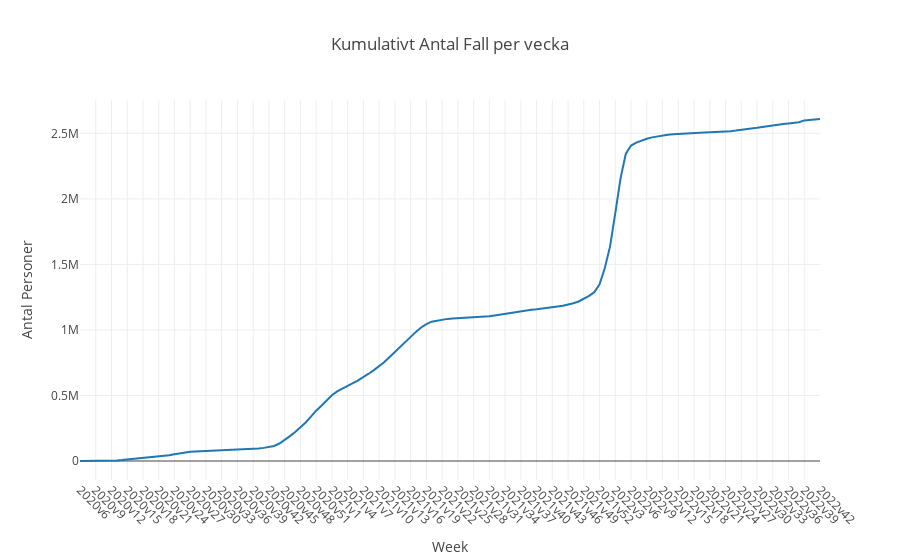

The cell this chart's notebook holds for it:
### Markdown cell above
f) plotly

### Code cell
fig = px.line(df, x = "Week", y = "Cumulative amount of cases", title = "Kumulativt Antal Fall per vecka")
fig.update_layout(yaxis_title = "Antal Personer")
fig.update_xaxes(tickangle=45)
fig.show()
#TODO SAVE FILE

### Figure 1 — Plotly figure (JSON) as saved in the notebook; plotly's stock layout.template omitted (floating-point values rounded to 4 significant figures; data arrays with more than 128 entries replaced by an {"elided": "..."} marker saying what was removed)
{"data": [{"hovertemplate": "Week=%{x}<br>Cumulative amount of cases=%{y}<extra></extra>", "legendgroup": "", "line": {"color": "#1F77B4", "dash": "solid"}, "marker": {"symbol": "circle"}, "mode": "lines", "name": "", "orientation": "v", "showlegend": false, "type": "scatter", "x": {"elided": "142 str values"}, "xaxis": "x", "y": {"elided": "142 int values"}, "yaxis": "y"}], "layout": {"legend": {"tracegroupgap": 0}, "title": {"text": "Kumulativt Antal Fall per vecka"}, "xaxis": {"anchor": "y", "domain": [0, 1], "tickangle": 45, "title": {"text": "Week"}}, "yaxis": {"anchor": "x", "domain": [0, 1], "title": {"text": "Antal Personer"}}}}
